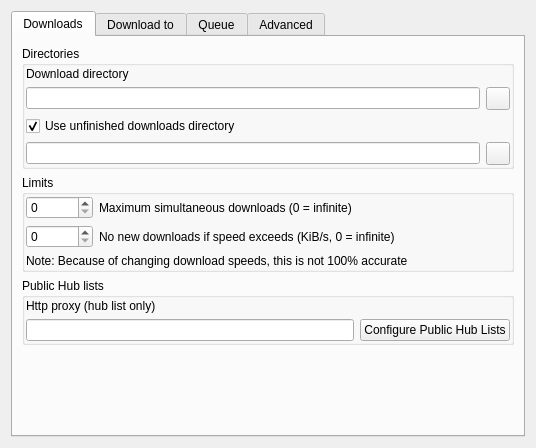
<?xml version="1.0" encoding="UTF-8"?>
<ui version="4.0">
 <class>UISettingsDownloads</class>
 <widget class="QWidget" name="UISettingsDownloads">
  <property name="geometry">
   <rect>
    <x>0</x>
    <y>0</y>
    <width>536</width>
    <height>448</height>
   </rect>
  </property>
  <property name="windowTitle">
   <string notr="true"/>
  </property>
  <layout class="QGridLayout" name="gridLayout_5">
   <item row="0" column="1">
    <widget class="QTabWidget" name="tabWidget">
     <property name="sizePolicy">
      <sizepolicy hsizetype="Preferred" vsizetype="Preferred">
       <horstretch>0</horstretch>
       <verstretch>0</verstretch>
      </sizepolicy>
     </property>
     <property name="currentIndex">
      <number>0</number>
     </property>
     <widget class="QWidget" name="tab">
      <attribute name="title">
       <string>Downloads</string>
      </attribute>
      <layout class="QVBoxLayout" name="verticalLayout">
       <item>
        <widget class="QGroupBox" name="groupBox">
         <property name="title">
          <string>Directories</string>
         </property>
         <layout class="QGridLayout" name="gridLayout_2">
          <property name="leftMargin">
           <number>1</number>
          </property>
          <property name="topMargin">
           <number>1</number>
          </property>
          <property name="rightMargin">
           <number>1</number>
          </property>
          <property name="bottomMargin">
           <number>1</number>
          </property>
          <item row="1" column="0">
           <widget class="LineEdit" name="lineEdit_DLDIR"/>
          </item>
          <item row="3" column="0">
           <widget class="LineEdit" name="lineEdit_UNF_DL_DIR"/>
          </item>
          <item row="0" column="0">
           <widget class="QLabel" name="label">
            <property name="text">
             <string>Download directory</string>
            </property>
           </widget>
          </item>
          <item row="2" column="0">
           <widget class="QCheckBox" name="checkBox_NO_USE_TEMP_DIR">
            <property name="text">
             <string>Use unfinished downloads directory</string>
            </property>
            <property name="checked">
             <bool>true</bool>
            </property>
           </widget>
          </item>
          <item row="1" column="1">
           <widget class="QToolButton" name="toolButton_BROWSE">
            <property name="maximumSize">
             <size>
              <width>24</width>
              <height>16777215</height>
             </size>
            </property>
            <property name="text">
             <string/>
            </property>
           </widget>
          </item>
          <item row="3" column="1">
           <widget class="QToolButton" name="toolButton_BROWSE1">
            <property name="maximumSize">
             <size>
              <width>24</width>
              <height>16777215</height>
             </size>
            </property>
            <property name="text">
             <string/>
            </property>
           </widget>
          </item>
         </layout>
        </widget>
       </item>
       <item>
        <widget class="QGroupBox" name="groupBox_2">
         <property name="title">
          <string>Limits</string>
         </property>
         <layout class="QGridLayout" name="gridLayout_4">
          <property name="leftMargin">
           <number>1</number>
          </property>
          <property name="topMargin">
           <number>1</number>
          </property>
          <property name="rightMargin">
           <number>1</number>
          </property>
          <property name="bottomMargin">
           <number>1</number>
          </property>
          <item row="1" column="0">
           <widget class="QSpinBox" name="spinBox_NONEWDL">
            <property name="toolTip">
             <string>This is another method of limiting simultaneous downloads,
designed to prevent new downloads if your existing downloads
exceed a specific threshold. It's measured in kibibytes per second,
and a value of zero will disable this limit.</string>
            </property>
            <property name="maximum">
             <number>100000</number>
            </property>
           </widget>
          </item>
          <item row="0" column="0">
           <widget class="QSpinBox" name="spinBox_MAXDL">
            <property name="toolTip">
             <string>This limits the number of simultaneous downloads.
A value of 0 means no limit.</string>
            </property>
           </widget>
          </item>
          <item row="0" column="1">
           <widget class="QLabel" name="label_3">
            <property name="sizePolicy">
             <sizepolicy hsizetype="Expanding" vsizetype="Preferred">
              <horstretch>0</horstretch>
              <verstretch>0</verstretch>
             </sizepolicy>
            </property>
            <property name="text">
             <string>Maximum simultaneous downloads (0 = infinite)</string>
            </property>
            <property name="wordWrap">
             <bool>true</bool>
            </property>
           </widget>
          </item>
          <item row="1" column="1">
           <widget class="QLabel" name="label_4">
            <property name="sizePolicy">
             <sizepolicy hsizetype="Expanding" vsizetype="Preferred">
              <horstretch>0</horstretch>
              <verstretch>0</verstretch>
             </sizepolicy>
            </property>
            <property name="text">
             <string>No new downloads if speed exceeds (KiB/s, 0 = infinite)</string>
            </property>
            <property name="wordWrap">
             <bool>true</bool>
            </property>
           </widget>
          </item>
          <item row="2" column="0" colspan="2">
           <widget class="QLabel" name="label_5">
            <property name="text">
             <string>Note: Because of changing download speeds, this is not 100% accurate</string>
            </property>
            <property name="wordWrap">
             <bool>true</bool>
            </property>
           </widget>
          </item>
         </layout>
        </widget>
       </item>
       <item>
        <widget class="QGroupBox" name="groupBox_3">
         <property name="title">
          <string>Public Hub lists</string>
         </property>
         <layout class="QGridLayout" name="gridLayout">
          <property name="leftMargin">
           <number>1</number>
          </property>
          <property name="topMargin">
           <number>1</number>
          </property>
          <property name="rightMargin">
           <number>1</number>
          </property>
          <property name="bottomMargin">
           <number>1</number>
          </property>
          <item row="1" column="0">
           <widget class="LineEdit" name="lineEdit_PROXY">
            <property name="toolTip">
             <string>This HTTP proxy will only be used to request
the Public Hub List specified above.
It's not used for uploads, downloads, or connecting to a hub.</string>
            </property>
           </widget>
          </item>
          <item row="0" column="0">
           <widget class="QLabel" name="label_6">
            <property name="text">
             <string>Http proxy (hub list only)</string>
            </property>
           </widget>
          </item>
          <item row="1" column="1">
           <widget class="QPushButton" name="pushButton_CFGLISTS">
            <property name="text">
             <string>Configure Public Hub Lists</string>
            </property>
           </widget>
          </item>
         </layout>
        </widget>
       </item>
       <item>
        <spacer name="verticalSpacer">
         <property name="orientation">
          <enum>Qt::Vertical</enum>
         </property>
         <property name="sizeHint" stdset="0">
          <size>
           <width>20</width>
           <height>7</height>
          </size>
         </property>
        </spacer>
       </item>
      </layout>
     </widget>
     <widget class="QWidget" name="tab_2">
      <attribute name="title">
       <string>Download to</string>
      </attribute>
      <layout class="QGridLayout" name="gridLayout_6">
       <item row="0" column="0">
        <widget class="QTreeWidget" name="treeWidget">
         <property name="sizePolicy">
          <sizepolicy hsizetype="Expanding" vsizetype="Expanding">
           <horstretch>0</horstretch>
           <verstretch>0</verstretch>
          </sizepolicy>
         </property>
         <property name="minimumSize">
          <size>
           <width>0</width>
           <height>0</height>
          </size>
         </property>
         <property name="editTriggers">
          <set>QAbstractItemView::NoEditTriggers</set>
         </property>
         <property name="rootIsDecorated">
          <bool>false</bool>
         </property>
         <property name="itemsExpandable">
          <bool>false</bool>
         </property>
         <property name="expandsOnDoubleClick">
          <bool>false</bool>
         </property>
         <property name="columnCount">
          <number>2</number>
         </property>
         <attribute name="headerCascadingSectionResizes">
          <bool>true</bool>
         </attribute>
         <attribute name="headerMinimumSectionSize">
          <number>50</number>
         </attribute>
         <attribute name="headerDefaultSectionSize">
          <number>200</number>
         </attribute>
         <column>
          <property name="text">
           <string>Path</string>
          </property>
         </column>
         <column>
          <property name="text">
           <string>Alias</string>
          </property>
         </column>
        </widget>
       </item>
      </layout>
     </widget>
     <widget class="QWidget" name="tab_3">
      <attribute name="title">
       <string>Queue</string>
      </attribute>
      <layout class="QGridLayout" name="gridLayout_7">
       <item row="0" column="0">
        <widget class="QGroupBox" name="groupBox_4">
         <property name="title">
          <string>Auto-priority settings</string>
         </property>
         <layout class="QGridLayout" name="gridLayout_8">
          <property name="leftMargin">
           <number>1</number>
          </property>
          <property name="topMargin">
           <number>1</number>
          </property>
          <property name="rightMargin">
           <number>1</number>
          </property>
          <property name="bottomMargin">
           <number>1</number>
          </property>
          <item row="0" column="1">
           <widget class="QSpinBox" name="spinBox_HTPMAX">
            <property name="toolTip">
             <string>Files with the same or under the entered size
will be set to Highest as priority. (default: 64 KiB)</string>
            </property>
            <property name="maximum">
             <number>10000</number>
            </property>
           </widget>
          </item>
          <item row="0" column="4">
           <widget class="QSpinBox" name="spinBox_HPMAX">
            <property name="toolTip">
             <string>Files with the same or under the entered size, but above Highest
prio max size, will be set to High as priority. (default: 0 KiB)</string>
            </property>
            <property name="maximum">
             <number>10000</number>
            </property>
           </widget>
          </item>
          <item row="1" column="1">
           <widget class="QSpinBox" name="spinBox_NPMAX">
            <property name="toolTip">
             <string>Files with the same or under the entered size, but above Highest and
High prio max size, will be set to Normal as priority. (default: 0 KiB)</string>
            </property>
            <property name="maximum">
             <number>10000</number>
            </property>
           </widget>
          </item>
          <item row="1" column="4">
           <widget class="QSpinBox" name="spinBox_LPMAX">
            <property name="toolTip">
             <string>Files with the same or under the entered size, but above Highest, High
and Normal prio max size, will be set to Low as priority. (default: 0 KiB)</string>
            </property>
            <property name="maximum">
             <number>10000</number>
            </property>
           </widget>
          </item>
          <item row="0" column="0">
           <widget class="QLabel" name="label_7">
            <property name="sizePolicy">
             <sizepolicy hsizetype="Expanding" vsizetype="Preferred">
              <horstretch>0</horstretch>
              <verstretch>0</verstretch>
             </sizepolicy>
            </property>
            <property name="text">
             <string>Highest priority max size (KiB)</string>
            </property>
            <property name="wordWrap">
             <bool>true</bool>
            </property>
           </widget>
          </item>
          <item row="0" column="3">
           <widget class="QLabel" name="label_9">
            <property name="sizePolicy">
             <sizepolicy hsizetype="Expanding" vsizetype="Preferred">
              <horstretch>0</horstretch>
              <verstretch>0</verstretch>
             </sizepolicy>
            </property>
            <property name="text">
             <string>High priority max size (KiB)</string>
            </property>
            <property name="wordWrap">
             <bool>true</bool>
            </property>
           </widget>
          </item>
          <item row="1" column="0">
           <widget class="QLabel" name="label_8">
            <property name="sizePolicy">
             <sizepolicy hsizetype="Expanding" vsizetype="Preferred">
              <horstretch>0</horstretch>
              <verstretch>0</verstretch>
             </sizepolicy>
            </property>
            <property name="text">
             <string>Normal priority max size (KiB)</string>
            </property>
            <property name="wordWrap">
             <bool>true</bool>
            </property>
           </widget>
          </item>
          <item row="1" column="3">
           <widget class="QLabel" name="label_10">
            <property name="sizePolicy">
             <sizepolicy hsizetype="Expanding" vsizetype="Preferred">
              <horstretch>0</horstretch>
              <verstretch>0</verstretch>
             </sizepolicy>
            </property>
            <property name="text">
             <string>Low priority max size (KiB)</string>
            </property>
            <property name="wordWrap">
             <bool>true</bool>
            </property>
           </widget>
          </item>
          <item row="0" column="2">
           <spacer name="horizontalSpacer">
            <property name="orientation">
             <enum>Qt::Horizontal</enum>
            </property>
            <property name="sizeType">
             <enum>QSizePolicy::Preferred</enum>
            </property>
            <property name="sizeHint" stdset="0">
             <size>
              <width>5</width>
              <height>20</height>
             </size>
            </property>
           </spacer>
          </item>
         </layout>
        </widget>
       </item>
       <item row="1" column="0">
        <widget class="QGroupBox" name="groupBox_5">
         <property name="title">
          <string>Auto-drop settings</string>
         </property>
         <layout class="QGridLayout" name="gridLayout_9">
          <property name="leftMargin">
           <number>1</number>
          </property>
          <property name="topMargin">
           <number>1</number>
          </property>
          <property name="rightMargin">
           <number>1</number>
          </property>
          <property name="bottomMargin">
           <number>1</number>
          </property>
          <item row="0" column="1">
           <widget class="QSpinBox" name="spinBox_DROPSB">
            <property name="toolTip">
             <string>If the download speed of a file is below the entered value,
the source will be dropped. (default: 1024 B/s)</string>
            </property>
            <property name="maximum">
             <number>1000000</number>
            </property>
           </widget>
          </item>
          <item row="0" column="4">
           <widget class="QSpinBox" name="spinBox_CHECKEVERY">
            <property name="toolTip">
             <string>Check every x second(s) if the source is slow. (default: 10 s)</string>
            </property>
            <property name="maximum">
             <number>1000</number>
            </property>
           </widget>
          </item>
          <item row="1" column="1">
           <widget class="QSpinBox" name="spinBox_MINELAPSED">
            <property name="toolTip">
             <string>Amount of time (in seconds) that has to pass since the download
started before a source can be dropped. (default: 15 s)</string>
            </property>
            <property name="maximum">
             <number>1000</number>
            </property>
           </widget>
          </item>
          <item row="1" column="4">
           <widget class="QSpinBox" name="spinBox_MAXINACT">
            <property name="toolTip">
             <string>This is the maximal time since the last chunk of data for
the file was received. It is meant to improve speed measurement
accuracy and to prevent dropping sources that are going to be
disconnected only because of their current inactivity. (default: 10 s)</string>
            </property>
            <property name="maximum">
             <number>1000</number>
            </property>
           </widget>
          </item>
          <item row="2" column="1">
           <widget class="QSpinBox" name="spinBox_MINSRCONLINE">
            <property name="toolTip">
             <string>Minimum amount of sources before any sources
will be dropped. (default: 1)</string>
            </property>
            <property name="maximum">
             <number>1000</number>
            </property>
           </widget>
          </item>
          <item row="2" column="4">
           <widget class="QSpinBox" name="spinBox_MINFSZ">
            <property name="toolTip">
             <string>Minimum filesize before sources will be dropped (in KiB). (default: 0 KiB)</string>
            </property>
            <property name="maximum">
             <number>100000</number>
            </property>
           </widget>
          </item>
          <item row="0" column="0">
           <widget class="QLabel" name="label_11">
            <property name="sizePolicy">
             <sizepolicy hsizetype="Expanding" vsizetype="Preferred">
              <horstretch>0</horstretch>
              <verstretch>0</verstretch>
             </sizepolicy>
            </property>
            <property name="text">
             <string>Drop sources below (B/s)</string>
            </property>
            <property name="wordWrap">
             <bool>true</bool>
            </property>
           </widget>
          </item>
          <item row="0" column="3">
           <widget class="QLabel" name="label_12">
            <property name="sizePolicy">
             <sizepolicy hsizetype="Expanding" vsizetype="Preferred">
              <horstretch>0</horstretch>
              <verstretch>0</verstretch>
             </sizepolicy>
            </property>
            <property name="text">
             <string>Check every (s)</string>
            </property>
            <property name="wordWrap">
             <bool>true</bool>
            </property>
           </widget>
          </item>
          <item row="1" column="0">
           <widget class="QLabel" name="label_13">
            <property name="sizePolicy">
             <sizepolicy hsizetype="Expanding" vsizetype="Preferred">
              <horstretch>0</horstretch>
              <verstretch>0</verstretch>
             </sizepolicy>
            </property>
            <property name="text">
             <string>Min. elapsed (s)</string>
            </property>
            <property name="wordWrap">
             <bool>true</bool>
            </property>
           </widget>
          </item>
          <item row="1" column="3">
           <widget class="QLabel" name="label_14">
            <property name="sizePolicy">
             <sizepolicy hsizetype="Expanding" vsizetype="Preferred">
              <horstretch>0</horstretch>
              <verstretch>0</verstretch>
             </sizepolicy>
            </property>
            <property name="text">
             <string>Max inactivity (s)</string>
            </property>
            <property name="wordWrap">
             <bool>true</bool>
            </property>
           </widget>
          </item>
          <item row="2" column="0">
           <widget class="QLabel" name="label_15">
            <property name="sizePolicy">
             <sizepolicy hsizetype="Expanding" vsizetype="Preferred">
              <horstretch>0</horstretch>
              <verstretch>0</verstretch>
             </sizepolicy>
            </property>
            <property name="text">
             <string>Min sources online</string>
            </property>
            <property name="wordWrap">
             <bool>true</bool>
            </property>
           </widget>
          </item>
          <item row="2" column="3">
           <widget class="QLabel" name="label_16">
            <property name="sizePolicy">
             <sizepolicy hsizetype="Expanding" vsizetype="Preferred">
              <horstretch>0</horstretch>
              <verstretch>0</verstretch>
             </sizepolicy>
            </property>
            <property name="text">
             <string>Min filesize (KiB)</string>
            </property>
            <property name="wordWrap">
             <bool>true</bool>
            </property>
           </widget>
          </item>
          <item row="0" column="2">
           <spacer name="horizontalSpacer_2">
            <property name="orientation">
             <enum>Qt::Horizontal</enum>
            </property>
            <property name="sizeType">
             <enum>QSizePolicy::Preferred</enum>
            </property>
            <property name="sizeHint" stdset="0">
             <size>
              <width>5</width>
              <height>20</height>
             </size>
            </property>
           </spacer>
          </item>
         </layout>
        </widget>
       </item>
       <item row="2" column="0">
        <widget class="QGroupBox" name="groupBox_6">
         <property name="title">
          <string>Other options</string>
         </property>
         <layout class="QGridLayout" name="gridLayout_10">
          <property name="leftMargin">
           <number>1</number>
          </property>
          <property name="topMargin">
           <number>1</number>
          </property>
          <property name="rightMargin">
           <number>1</number>
          </property>
          <property name="bottomMargin">
           <number>1</number>
          </property>
          <item row="0" column="0">
           <widget class="QListWidget" name="listWidget">
            <property name="minimumSize">
             <size>
              <width>0</width>
              <height>0</height>
             </size>
            </property>
            <item>
             <property name="text">
              <string>Set lowest priority for newly added files larger than low priority size</string>
             </property>
             <property name="toolTip">
              <string>With this enabled, files that are larger than Low prio max size
are set to Lowest as priority.
If disabled, the files will be set to Normal as priority.</string>
             </property>
             <property name="checkState">
              <enum>Checked</enum>
             </property>
             <property name="flags">
              <set>ItemIsSelectable|ItemIsUserCheckable|ItemIsEnabled</set>
             </property>
            </item>
            <item>
             <property name="text">
              <string>Auto-drop slow sources for all queue items (except filelists)</string>
             </property>
             <property name="toolTip">
              <string>This option removes the slow sources for all queue items (except file lists).
To enable autodrop, turn on either &quot;Autodrop slow sources for all queue items&quot;
or &quot;Remove slow file lists&quot; (or both of them).</string>
             </property>
             <property name="checkState">
              <enum>Checked</enum>
             </property>
             <property name="flags">
              <set>ItemIsSelectable|ItemIsUserCheckable|ItemIsEnabled</set>
             </property>
            </item>
            <item>
             <property name="text">
              <string>Remove slow filelists</string>
             </property>
             <property name="toolTip">
              <string>With this option enabled, EiskaltDC++ will delete a file list whose speed
was recognized as too slow.
To enable autodrop, turn on either &quot;Autodrop slow sources for all queue items&quot;
or &quot;Remove slow file lists&quot; (or both of them).</string>
             </property>
             <property name="checkState">
              <enum>Checked</enum>
             </property>
             <property name="flags">
              <set>ItemIsSelectable|ItemIsUserCheckable|ItemIsEnabled</set>
             </property>
            </item>
            <item>
             <property name="text">
              <string>Don't remove the source when auto-dropping, only disconnect</string>
             </property>
             <property name="toolTip">
              <string>With this option enabled, sources will only be disconnected
but not removed from the queue.</string>
             </property>
             <property name="checkState">
              <enum>Checked</enum>
             </property>
             <property name="flags">
              <set>ItemIsSelectable|ItemIsUserCheckable|ItemIsEnabled</set>
             </property>
            </item>
            <item>
             <property name="text">
              <string>Automatically search for alternative download locations</string>
             </property>
             <property name="toolTip">
              <string>Every few minutes, the client will search for files in your
Download Queue to find more download locations (more users/sources).
The autosearch will find exact matches by searching via hash.
The drawback is that it may won't find much more sources
and will prevent manual searches on hubs where
a predefined search interval rule is in effect.</string>
             </property>
             <property name="checkState">
              <enum>Checked</enum>
             </property>
             <property name="flags">
              <set>ItemIsSelectable|ItemIsUserCheckable|ItemIsEnabled</set>
             </property>
            </item>
            <item>
             <property name="text">
              <string>Automatically match queue for auto search hits</string>
             </property>
             <property name="toolTip">
              <string>Enable to automatically download a user's list and match them
as sources for files in your Download Queue when they've been
discovered as a source for one of the files you're downloading.
If you download files in sets, that user is probably a source
for many more files you're downloading. Enable if unsure.
The drawbacks are that it might add slower sources, possibly
increasing the time needed to complete a download,
and that you'll download a lot of file lists.</string>
             </property>
             <property name="checkState">
              <enum>Checked</enum>
             </property>
             <property name="flags">
              <set>ItemIsSelectable|ItemIsUserCheckable|ItemIsEnabled</set>
             </property>
            </item>
            <item>
             <property name="text">
              <string>Skip zero-byte files</string>
             </property>
             <property name="toolTip">
              <string>When this option is enabled, any zero byte files you
try to download will be silently skipped.
Sometimes empty files contain information through their naming.
However every file, even an empty one, will consume some drive space.</string>
             </property>
             <property name="checkState">
              <enum>Checked</enum>
             </property>
             <property name="flags">
              <set>ItemIsSelectable|ItemIsUserCheckable|ItemIsEnabled</set>
             </property>
            </item>
            <item>
             <property name="text">
              <string>Don't download files already in share</string>
             </property>
             <property name="toolTip">
              <string>This option will stop you from downloading files
which already exist in one of your shared directories.</string>
             </property>
             <property name="checkState">
              <enum>Checked</enum>
             </property>
             <property name="flags">
              <set>ItemIsSelectable|ItemIsUserCheckable|ItemIsEnabled</set>
             </property>
            </item>
            <item>
             <property name="text">
              <string>Don't download files already in the queue</string>
             </property>
             <property name="toolTip">
              <string>This option will stop you from downloading files
which already exist in your queue.</string>
             </property>
             <property name="checkState">
              <enum>Checked</enum>
             </property>
             <property name="flags">
              <set>ItemIsSelectable|ItemIsUserCheckable|ItemIsEnabled</set>
             </property>
            </item>
            <item>
             <property name="text">
              <string>SFV Check</string>
             </property>
             <property name="toolTip">
              <string/>
             </property>
             <property name="checkState">
              <enum>Checked</enum>
             </property>
            </item>
            <item>
             <property name="text">
              <string>Keep downloaded filelists</string>
             </property>
             <property name="toolTip">
              <string>Enable this option if you want to keep downloaded filelists
in the download queue after they have been finished.
After downloaded the queue items will have 'Finished' status
and you can delete these finished entries anytime later.
Note that if you physically move/delete your downloaded files from
their target location, it won't result automatic deletion of
the corresponding finished entries from the queue.
If you disable this function, it won't remove existing finished items
from the queue either, you must do that manually.</string>
             </property>
             <property name="checkState">
              <enum>Checked</enum>
             </property>
            </item>
            <item>
             <property name="text">
              <string>Keep downloaded files</string>
             </property>
             <property name="toolTip">
              <string>Enable this option if you want to keep downloaded files and folders
in the download queue after they have been finished.
After downloaded the queue items will have 'Finished' status
and you can delete these finished entries anytime later.
Using this function you can keep track of what files are already
downloaded right there in the download queue without the need
of checking the Finished Downloads window.
Note that if you physically move/delete your downloaded files from
their target location, it won't result automatic deletion of
the corresponding finished entries from the queue.
If you disable this function, it won't remove existing finished items
from the queue either, you must do that manually.</string>
             </property>
             <property name="checkState">
              <enum>Checked</enum>
             </property>
            </item>
            <item>
             <property name="text">
              <string>Compressed transfers</string>
             </property>
             <property name="checkState">
              <enum>Checked</enum>
             </property>
             <property name="flags">
              <set>ItemIsSelectable|ItemIsUserCheckable|ItemIsEnabled</set>
             </property>
            </item>
            <item>
             <property name="text">
              <string>Segmented downloads</string>
             </property>
             <property name="checkState">
              <enum>Checked</enum>
             </property>
            </item>
           </widget>
          </item>
         </layout>
        </widget>
       </item>
      </layout>
     </widget>
     <widget class="QWidget" name="tab_4">
      <attribute name="title">
       <string>Advanced</string>
      </attribute>
      <layout class="QVBoxLayout" name="verticalLayout_2">
       <item>
        <widget class="QFrame" name="frame">
         <property name="frameShape">
          <enum>QFrame::StyledPanel</enum>
         </property>
         <property name="frameShadow">
          <enum>QFrame::Raised</enum>
         </property>
         <layout class="QGridLayout" name="gridLayout_3">
          <item row="0" column="0">
           <widget class="QLabel" name="label_2">
            <property name="sizePolicy">
             <sizepolicy hsizetype="Expanding" vsizetype="Preferred">
              <horstretch>0</horstretch>
              <verstretch>0</verstretch>
             </sizepolicy>
            </property>
            <property name="text">
             <string>Interval for auto search alternates (minutes)</string>
            </property>
            <property name="wordWrap">
             <bool>true</bool>
            </property>
           </widget>
          </item>
          <item row="0" column="1">
           <widget class="QSpinBox" name="spinBox_AUTO_SEARCH_TIME">
            <property name="minimum">
             <number>1</number>
            </property>
            <property name="maximum">
             <number>100</number>
            </property>
            <property name="value">
             <number>1</number>
            </property>
           </widget>
          </item>
          <item row="1" column="0">
           <widget class="QLabel" name="label_17">
            <property name="text">
             <string>Segment size (in MB, 0 = auto segment size)</string>
            </property>
           </widget>
          </item>
          <item row="1" column="1">
           <widget class="QSpinBox" name="spinBox_SEGMENT_SIZE">
            <property name="maximum">
             <number>1000</number>
            </property>
           </widget>
          </item>
         </layout>
        </widget>
       </item>
       <item>
        <widget class="QCheckBox" name="checkBox_ALLOW_SIM_UPLOADS">
         <property name="text">
          <string>Allow multiple upload connections from the same user</string>
         </property>
        </widget>
       </item>
       <item>
        <widget class="QCheckBox" name="checkBox_ALLOW_UPLOAD_MULTI_HUB">
         <property name="text">
          <string>Allow simultaneous uploads by one IP</string>
         </property>
        </widget>
       </item>
       <item>
        <spacer name="verticalSpacer_2">
         <property name="orientation">
          <enum>Qt::Vertical</enum>
         </property>
         <property name="sizeHint" stdset="0">
          <size>
           <width>20</width>
           <height>295</height>
          </size>
         </property>
        </spacer>
       </item>
      </layout>
     </widget>
    </widget>
   </item>
  </layout>
 </widget>
 <customwidgets>
  <customwidget>
   <class>LineEdit</class>
   <extends>QLineEdit</extends>
   <header>LineEdit.h</header>
  </customwidget>
 </customwidgets>
 <resources/>
 <connections>
  <connection>
   <sender>checkBox_NO_USE_TEMP_DIR</sender>
   <signal>toggled(bool)</signal>
   <receiver>lineEdit_UNF_DL_DIR</receiver>
   <slot>setEnabled(bool)</slot>
   <hints>
    <hint type="sourcelabel">
     <x>255</x>
     <y>168</y>
    </hint>
    <hint type="destinationlabel">
     <x>255</x>
     <y>141</y>
    </hint>
   </hints>
  </connection>
 </connections>
</ui>
